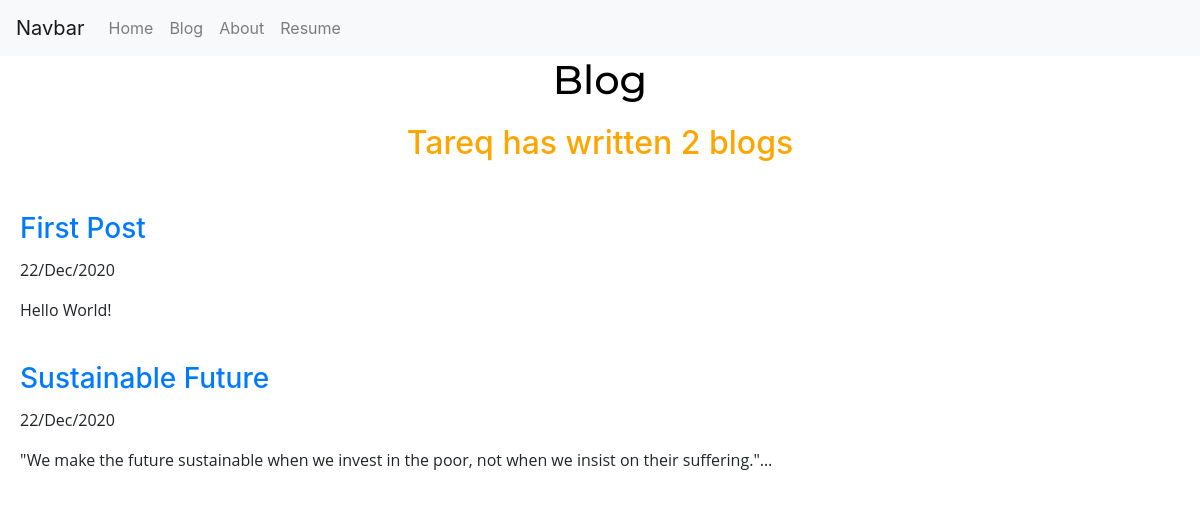
Screenshot of /blog/ with the database file from the repository.
### blog/models.py (models this page shows, shortened)
class Post(models.Model):
    title = models.CharField(max_length=100)
    date = models.DateField(auto_now=True)
    post = models.TextField()

### blog/views.py (the view)
# urls.py: path('', views.all_blogs, name="all_blogs"),
def all_blogs(request):
    posts = Post.objects.order_by('-date')#[:5]   order by date newest first, using [:5] means last 5
    posts_count = Post.objects.count
    return render(request, "blog/all_blogs.html", {'posts': posts, 'posts_count': posts_count})

### blog/templates/blog/all_blogs.html
{% extends 'portfolio/base.html' %}
{% block content %}
{% load static %}
<main>
    <h1>Blog</h1>
    <h2 style="margin-top:20px">Tareq has written {{posts_count}} blog{{ posts_count|pluralize }}</h2>
    <div style="margin-top:30px">
                {% for post in posts %}
                <div class="card" style="border:none;">
                  <div class="card-body" >
                    <a href="{% url 'detail' post.id %}">
                        <h3 class="card-title">{{ post.title }}</h3>
                    </a>
                      <p class="card-text" style="color:light-grey">{{ post.date|date:'d/M/Y' }}</p>
                      <p class="card-text" >{{ post.post|safe|truncatechars:100 }}</p>
                  </div>
                </div>
                {% endfor %}
    </div>
</main>
{% endblock %}

### portfolio/static/portfolio/styles.css (style rules this page uses)
html { position: relative; min-height: 100%; margin:0; padding:0; }
body { overflow-x: hidden; margin:0; padding:0; }
h1 { font-family: 'Montserrat', sans-serif; font-weight:bold; color:black; width:100%; margin-left:auto; margin-right:auto; text-align:center; }
h2 { color:orange; width:400px; margin-left:auto; margin-right:auto; text-align:center; }
p { font-family: 'Open Sans', sans-serif; }
main { width:100%; }

### rows the page displays
Post: title "First Post", date "22/Dec/2020", post "Hello World!"
Post: title "Sustainable Future", date "22/Dec/2020", post "\"We make the future sustainable when we invest in the poor, not when we insist on their suffering.\"…"

### other values shown
{{ posts_count }} "2"
